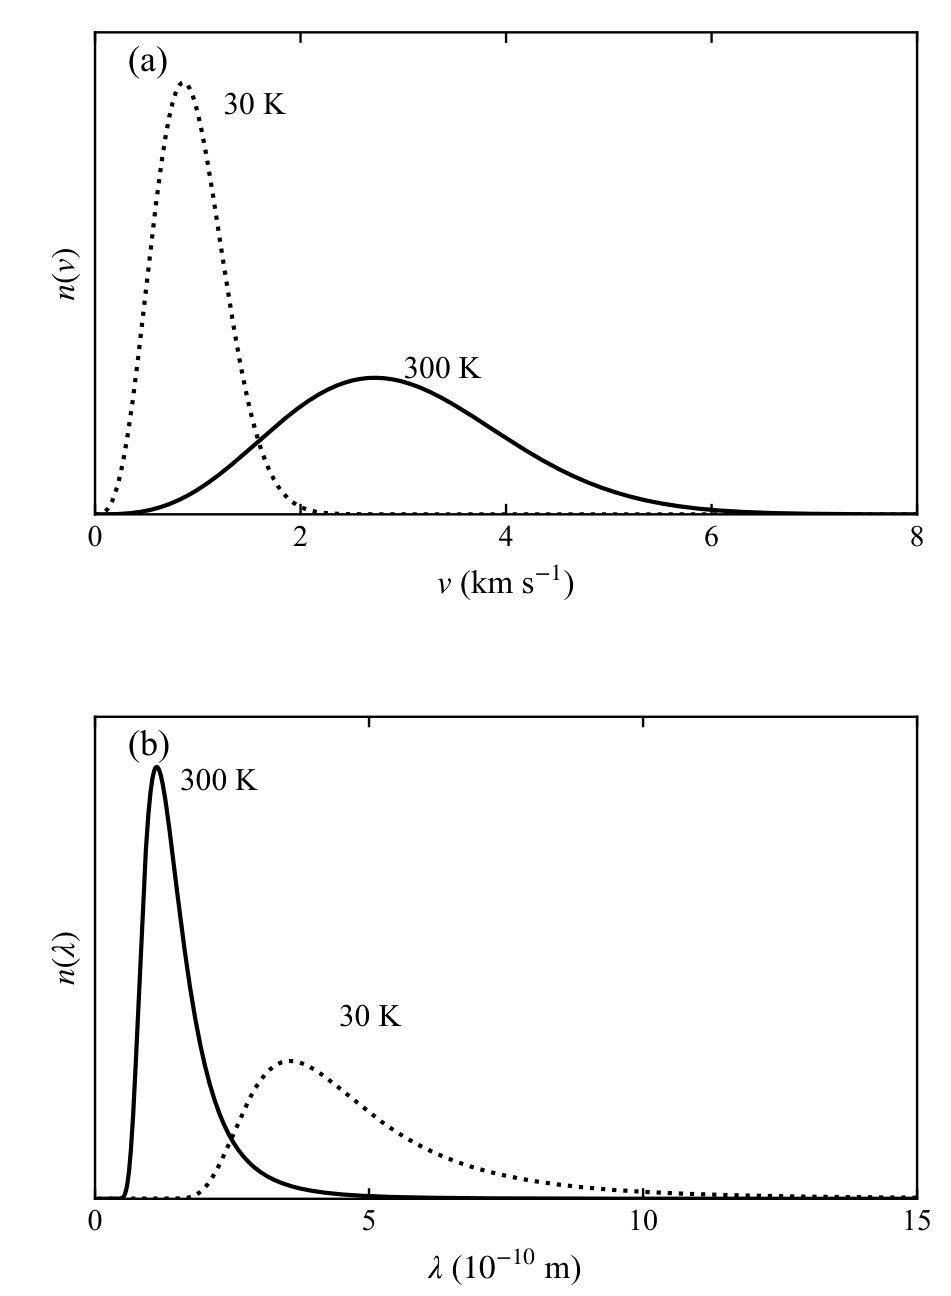

This chart was generated by the following Python code:
# -*- coding: utf-8 -*-
# 图 5.16 热中子谱：(a) 速度分布 n(v) (b) 波长分布 n(lambda)，30 K 与 300 K 等面积归一
import sys
sys.path.insert(0, r'E:\AI整理书籍\磁学\book\fig_src')
import numpy as np
import matplotlib.pyplot as plt
from mplstyle import save_fig

KB = 1.380649e-23
MN = 1.6749275e-27
H = 6.62607015e-34


def nv(v_kms, T):
    v = v_kms * 1e3
    v0 = np.sqrt(2 * KB * T / MN)
    return v**3 * np.exp(-v**2 / v0**2)


def nl(l_A, T):
    lam = l_A * 1e-10
    lc = H / np.sqrt(2 * MN * KB * T)
    return lam**-5.0 * np.exp(-(lc / lam)**2)


fig, axs = plt.subplots(2, 1, figsize=(4.4, 6.0))

# ---------- (a) velocity ----------
ax = axs[0]
xr = (0.001, 8.0)
x = np.linspace(*xr, 2000)
y30 = nv(x, 30); y300 = nv(x, 300)
A30 = np.trapezoid(y30, x); A300 = np.trapezoid(y300, x)
# equal-area normalisation, 30 K peak pinned at 0.95 of the frame height
Sc = 0.95 * A30 / np.max(y30)
ax.plot(x, y30 / A30 * Sc, 'k:', lw=1.4)
ax.plot(x, y300 / A300 * Sc, 'k-', lw=1.4)
ax.set_xlim(0, 8); ax.set_ylim(0, 1.06)
ax.set_xticks([0, 2, 4, 6, 8]); ax.set_yticks([])
ax.set_xlabel(r'$v$ (km s$^{-1}$)', fontsize=11)
ax.set_ylabel(r'$n(v)$', fontsize=11)
ax.text(1.25, 0.88, '30 K', fontsize=10.5, ha='left')
ax.text(3.00, 0.30, '300 K', fontsize=10.5, ha='left')
ax.text(0.04, 0.92, '(a)', fontsize=12, transform=ax.transAxes)

# ---------- (b) wavelength ----------
ax = axs[1]
xr = (0.05, 15.0)
x = np.linspace(*xr, 3000)
y30 = nl(x, 30); y300 = nl(x, 300)
A30 = np.trapezoid(y30, x); A300 = np.trapezoid(y300, x)
Sc = 0.95 * A300 / np.max(y300)
ax.plot(x, y30 / A30 * Sc, 'k:', lw=1.4)
ax.plot(x, y300 / A300 * Sc, 'k-', lw=1.4)
ax.set_xlim(0, 15); ax.set_ylim(0, 1.06)
ax.set_xticks([0, 5, 10, 15]); ax.set_yticks([])
ax.set_xlabel(r'$\lambda$ ($10^{-10}$ m)', fontsize=11)
ax.set_ylabel(r'$n(\lambda)$', fontsize=11)
ax.text(1.55, 0.90, '300 K', fontsize=10.5, ha='left')
ax.text(4.45, 0.38, '30 K', fontsize=10.5, ha='left')
ax.text(0.04, 0.92, '(b)', fontsize=12, transform=ax.transAxes)

fig.subplots_adjust(left=0.10, right=0.965, top=0.975, bottom=0.075, hspace=0.42)
save_fig(fig, 'ch5', 'fig5_16')
